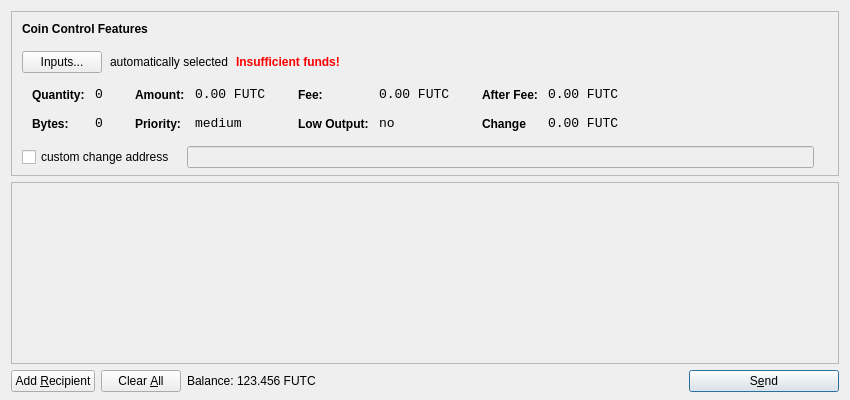
<?xml version="1.0" encoding="UTF-8"?>
<ui version="4.0">
 <class>SendCoinsDialog</class>
 <widget class="QDialog" name="SendCoinsDialog">
  <property name="geometry">
   <rect>
    <x>0</x>
    <y>0</y>
    <width>850</width>
    <height>400</height>
   </rect>
  </property>
  <property name="windowTitle">
   <string>Send Coins</string>
  </property>
  <layout class="QVBoxLayout" name="verticalLayout" stretch="0,1,0">
   <property name="bottomMargin">
    <number>8</number>
   </property>
   <item>
    <widget class="QFrame" name="frameCoinControl">
     <property name="sizePolicy">
      <sizepolicy hsizetype="Expanding" vsizetype="Expanding">
       <horstretch>0</horstretch>
       <verstretch>0</verstretch>
      </sizepolicy>
     </property>
     <property name="maximumSize">
      <size>
       <width>16777215</width>
       <height>16777215</height>
      </size>
     </property>
     <property name="frameShape">
      <enum>QFrame::StyledPanel</enum>
     </property>
     <property name="frameShadow">
      <enum>QFrame::Sunken</enum>
     </property>
     <layout class="QVBoxLayout" name="verticalLayoutCoinControl2">
      <property name="spacing">
       <number>-1</number>
      </property>
      <property name="leftMargin">
       <number>0</number>
      </property>
      <property name="topMargin">
       <number>0</number>
      </property>
      <property name="rightMargin">
       <number>0</number>
      </property>
      <property name="bottomMargin">
       <number>6</number>
      </property>
      <item>
       <layout class="QVBoxLayout" name="verticalLayoutCoinControl" stretch="0,0,0,0,1">
        <property name="spacing">
         <number>0</number>
        </property>
        <property name="leftMargin">
         <number>10</number>
        </property>
        <property name="topMargin">
         <number>10</number>
        </property>
        <item>
         <layout class="QHBoxLayout" name="horizontalLayoutCoinControl1">
          <property name="bottomMargin">
           <number>15</number>
          </property>
          <item>
           <widget class="QLabel" name="labelCoinControlFeatures">
            <property name="sizePolicy">
             <sizepolicy hsizetype="Preferred" vsizetype="Maximum">
              <horstretch>0</horstretch>
              <verstretch>0</verstretch>
             </sizepolicy>
            </property>
            <property name="font">
             <font>
              <weight>75</weight>
              <bold>true</bold>
             </font>
            </property>
            <property name="styleSheet">
             <string notr="true">font-weight:bold;</string>
            </property>
            <property name="text">
             <string>Coin Control Features</string>
            </property>
           </widget>
          </item>
         </layout>
        </item>
        <item>
         <layout class="QHBoxLayout" name="horizontalLayoutCoinControl2" stretch="0,0,0,0">
          <property name="spacing">
           <number>8</number>
          </property>
          <property name="bottomMargin">
           <number>10</number>
          </property>
          <item>
           <widget class="QPushButton" name="pushButtonCoinControl">
            <property name="styleSheet">
             <string notr="true"/>
            </property>
            <property name="text">
             <string>Inputs...</string>
            </property>
           </widget>
          </item>
          <item>
           <widget class="QLabel" name="labelCoinControlAutomaticallySelected">
            <property name="text">
             <string>automatically selected</string>
            </property>
            <property name="margin">
             <number>5</number>
            </property>
           </widget>
          </item>
          <item>
           <widget class="QLabel" name="labelCoinControlInsuffFunds">
            <property name="font">
             <font>
              <weight>75</weight>
              <bold>true</bold>
             </font>
            </property>
            <property name="styleSheet">
             <string notr="true">color:red;font-weight:bold;</string>
            </property>
            <property name="text">
             <string>Insufficient funds!</string>
            </property>
            <property name="margin">
             <number>5</number>
            </property>
           </widget>
          </item>
          <item>
           <spacer name="horizontalSpacerCoinControl">
            <property name="orientation">
             <enum>Qt::Horizontal</enum>
            </property>
            <property name="sizeHint" stdset="0">
             <size>
              <width>40</width>
              <height>1</height>
             </size>
            </property>
           </spacer>
          </item>
         </layout>
        </item>
        <item>
         <widget class="QWidget" name="widgetCoinControl" native="true">
          <property name="sizePolicy">
           <sizepolicy hsizetype="Preferred" vsizetype="Preferred">
            <horstretch>0</horstretch>
            <verstretch>0</verstretch>
           </sizepolicy>
          </property>
          <property name="minimumSize">
           <size>
            <width>0</width>
            <height>0</height>
           </size>
          </property>
          <property name="styleSheet">
           <string notr="true"/>
          </property>
          <layout class="QHBoxLayout" name="horizontalLayoutCoinControl5">
           <property name="margin">
            <number>0</number>
           </property>
           <item>
            <layout class="QHBoxLayout" name="horizontalLayoutCoinControl3" stretch="0,0,0,1">
             <property name="spacing">
              <number>20</number>
             </property>
             <property name="topMargin">
              <number>0</number>
             </property>
             <property name="bottomMargin">
              <number>10</number>
             </property>
             <item>
              <layout class="QFormLayout" name="formLayoutCoinControl1">
               <property name="horizontalSpacing">
                <number>10</number>
               </property>
               <property name="verticalSpacing">
                <number>14</number>
               </property>
               <property name="leftMargin">
                <number>10</number>
               </property>
               <property name="topMargin">
                <number>4</number>
               </property>
               <property name="rightMargin">
                <number>6</number>
               </property>
               <item row="0" column="0">
                <widget class="QLabel" name="labelCoinControlQuantityText">
                 <property name="styleSheet">
                  <string notr="true">font-weight:bold;</string>
                 </property>
                 <property name="text">
                  <string>Quantity:</string>
                 </property>
                 <property name="margin">
                  <number>0</number>
                 </property>
                </widget>
               </item>
               <item row="0" column="1">
                <widget class="QLabel" name="labelCoinControlQuantity">
                 <property name="font">
                  <font>
                   <family>Monospace</family>
                   <pointsize>10</pointsize>
                  </font>
                 </property>
                 <property name="cursor">
                  <cursorShape>IBeamCursor</cursorShape>
                 </property>
                 <property name="contextMenuPolicy">
                  <enum>Qt::ActionsContextMenu</enum>
                 </property>
                 <property name="text">
                  <string>0</string>
                 </property>
                 <property name="margin">
                  <number>0</number>
                 </property>
                 <property name="textInteractionFlags">
                  <set>Qt::LinksAccessibleByMouse|Qt::TextSelectableByKeyboard|Qt::TextSelectableByMouse</set>
                 </property>
                </widget>
               </item>
               <item row="1" column="0">
                <widget class="QLabel" name="labelCoinControlBytesText">
                 <property name="styleSheet">
                  <string notr="true">font-weight:bold;</string>
                 </property>
                 <property name="text">
                  <string>Bytes:</string>
                 </property>
                </widget>
               </item>
               <item row="1" column="1">
                <widget class="QLabel" name="labelCoinControlBytes">
                 <property name="font">
                  <font>
                   <family>Monospace</family>
                   <pointsize>10</pointsize>
                  </font>
                 </property>
                 <property name="cursor">
                  <cursorShape>IBeamCursor</cursorShape>
                 </property>
                 <property name="contextMenuPolicy">
                  <enum>Qt::ActionsContextMenu</enum>
                 </property>
                 <property name="text">
                  <string>0</string>
                 </property>
                 <property name="textInteractionFlags">
                  <set>Qt::LinksAccessibleByMouse|Qt::TextSelectableByKeyboard|Qt::TextSelectableByMouse</set>
                 </property>
                </widget>
               </item>
              </layout>
             </item>
             <item>
              <layout class="QFormLayout" name="formLayoutCoinControl2">
               <property name="horizontalSpacing">
                <number>10</number>
               </property>
               <property name="verticalSpacing">
                <number>14</number>
               </property>
               <property name="leftMargin">
                <number>6</number>
               </property>
               <property name="topMargin">
                <number>4</number>
               </property>
               <property name="rightMargin">
                <number>6</number>
               </property>
               <item row="0" column="0">
                <widget class="QLabel" name="labelCoinControlAmountText">
                 <property name="styleSheet">
                  <string notr="true">font-weight:bold;</string>
                 </property>
                 <property name="text">
                  <string>Amount:</string>
                 </property>
                 <property name="margin">
                  <number>0</number>
                 </property>
                </widget>
               </item>
               <item row="0" column="1">
                <widget class="QLabel" name="labelCoinControlAmount">
                 <property name="font">
                  <font>
                   <family>Monospace</family>
                   <pointsize>10</pointsize>
                  </font>
                 </property>
                 <property name="cursor">
                  <cursorShape>IBeamCursor</cursorShape>
                 </property>
                 <property name="contextMenuPolicy">
                  <enum>Qt::ActionsContextMenu</enum>
                 </property>
                 <property name="text">
                  <string>0.00 FUTC</string>
                 </property>
                 <property name="textInteractionFlags">
                  <set>Qt::LinksAccessibleByMouse|Qt::TextSelectableByKeyboard|Qt::TextSelectableByMouse</set>
                 </property>
                </widget>
               </item>
               <item row="1" column="0">
                <widget class="QLabel" name="labelCoinControlPriorityText">
                 <property name="styleSheet">
                  <string notr="true">font-weight:bold;</string>
                 </property>
                 <property name="text">
                  <string>Priority:</string>
                 </property>
                </widget>
               </item>
               <item row="1" column="1">
                <widget class="QLabel" name="labelCoinControlPriority">
                 <property name="font">
                  <font>
                   <family>Monospace</family>
                   <pointsize>10</pointsize>
                  </font>
                 </property>
                 <property name="cursor">
                  <cursorShape>IBeamCursor</cursorShape>
                 </property>
                 <property name="contextMenuPolicy">
                  <enum>Qt::ActionsContextMenu</enum>
                 </property>
                 <property name="text">
                  <string>medium</string>
                 </property>
                 <property name="textInteractionFlags">
                  <set>Qt::LinksAccessibleByMouse|Qt::TextSelectableByKeyboard|Qt::TextSelectableByMouse</set>
                 </property>
                </widget>
               </item>
              </layout>
             </item>
             <item>
              <layout class="QFormLayout" name="formLayoutCoinControl3">
               <property name="horizontalSpacing">
                <number>10</number>
               </property>
               <property name="verticalSpacing">
                <number>14</number>
               </property>
               <property name="leftMargin">
                <number>6</number>
               </property>
               <property name="topMargin">
                <number>4</number>
               </property>
               <property name="rightMargin">
                <number>6</number>
               </property>
               <item row="0" column="0">
                <widget class="QLabel" name="labelCoinControlFeeText">
                 <property name="styleSheet">
                  <string notr="true">font-weight:bold;</string>
                 </property>
                 <property name="text">
                  <string>Fee:</string>
                 </property>
                 <property name="margin">
                  <number>0</number>
                 </property>
                </widget>
               </item>
               <item row="0" column="1">
                <widget class="QLabel" name="labelCoinControlFee">
                 <property name="font">
                  <font>
                   <family>Monospace</family>
                   <pointsize>10</pointsize>
                  </font>
                 </property>
                 <property name="cursor">
                  <cursorShape>IBeamCursor</cursorShape>
                 </property>
                 <property name="contextMenuPolicy">
                  <enum>Qt::ActionsContextMenu</enum>
                 </property>
                 <property name="text">
                  <string>0.00 FUTC</string>
                 </property>
                 <property name="textInteractionFlags">
                  <set>Qt::LinksAccessibleByMouse|Qt::TextSelectableByKeyboard|Qt::TextSelectableByMouse</set>
                 </property>
                </widget>
               </item>
               <item row="1" column="0">
                <widget class="QLabel" name="labelCoinControlLowOutputText">
                 <property name="styleSheet">
                  <string notr="true">font-weight:bold;</string>
                 </property>
                 <property name="text">
                  <string>Low Output:</string>
                 </property>
                </widget>
               </item>
               <item row="1" column="1">
                <widget class="QLabel" name="labelCoinControlLowOutput">
                 <property name="font">
                  <font>
                   <family>Monospace</family>
                   <pointsize>10</pointsize>
                  </font>
                 </property>
                 <property name="cursor">
                  <cursorShape>IBeamCursor</cursorShape>
                 </property>
                 <property name="contextMenuPolicy">
                  <enum>Qt::ActionsContextMenu</enum>
                 </property>
                 <property name="text">
                  <string>no</string>
                 </property>
                 <property name="textInteractionFlags">
                  <set>Qt::LinksAccessibleByMouse|Qt::TextSelectableByKeyboard|Qt::TextSelectableByMouse</set>
                 </property>
                </widget>
               </item>
              </layout>
             </item>
             <item>
              <layout class="QFormLayout" name="formLayoutCoinControl4">
               <property name="horizontalSpacing">
                <number>10</number>
               </property>
               <property name="verticalSpacing">
                <number>14</number>
               </property>
               <property name="leftMargin">
                <number>6</number>
               </property>
               <property name="topMargin">
                <number>4</number>
               </property>
               <property name="rightMargin">
                <number>6</number>
               </property>
               <item row="0" column="0">
                <widget class="QLabel" name="labelCoinControlAfterFeeText">
                 <property name="styleSheet">
                  <string notr="true">font-weight:bold;</string>
                 </property>
                 <property name="text">
                  <string>After Fee:</string>
                 </property>
                 <property name="margin">
                  <number>0</number>
                 </property>
                </widget>
               </item>
               <item row="0" column="1">
                <widget class="QLabel" name="labelCoinControlAfterFee">
                 <property name="font">
                  <font>
                   <family>Monospace</family>
                   <pointsize>10</pointsize>
                  </font>
                 </property>
                 <property name="cursor">
                  <cursorShape>IBeamCursor</cursorShape>
                 </property>
                 <property name="contextMenuPolicy">
                  <enum>Qt::ActionsContextMenu</enum>
                 </property>
                 <property name="text">
                  <string>0.00 FUTC</string>
                 </property>
                 <property name="textInteractionFlags">
                  <set>Qt::LinksAccessibleByMouse|Qt::TextSelectableByKeyboard|Qt::TextSelectableByMouse</set>
                 </property>
                </widget>
               </item>
               <item row="1" column="0">
                <widget class="QLabel" name="labelCoinControlChangeText">
                 <property name="styleSheet">
                  <string notr="true">font-weight:bold;</string>
                 </property>
                 <property name="text">
                  <string>Change</string>
                 </property>
                </widget>
               </item>
               <item row="1" column="1">
                <widget class="QLabel" name="labelCoinControlChange">
                 <property name="font">
                  <font>
                   <family>Monospace</family>
                   <pointsize>10</pointsize>
                  </font>
                 </property>
                 <property name="cursor">
                  <cursorShape>IBeamCursor</cursorShape>
                 </property>
                 <property name="contextMenuPolicy">
                  <enum>Qt::ActionsContextMenu</enum>
                 </property>
                 <property name="text">
                  <string>0.00 FUTC</string>
                 </property>
                 <property name="textInteractionFlags">
                  <set>Qt::LinksAccessibleByMouse|Qt::TextSelectableByKeyboard|Qt::TextSelectableByMouse</set>
                 </property>
                </widget>
               </item>
              </layout>
             </item>
            </layout>
           </item>
          </layout>
         </widget>
        </item>
        <item>
         <layout class="QHBoxLayout" name="horizontalLayoutCoinControl4" stretch="0,0,0">
          <property name="spacing">
           <number>12</number>
          </property>
          <property name="sizeConstraint">
           <enum>QLayout::SetDefaultConstraint</enum>
          </property>
          <property name="topMargin">
           <number>5</number>
          </property>
          <property name="rightMargin">
           <number>5</number>
          </property>
          <item>
           <widget class="QCheckBox" name="checkBoxCoinControlChange">
            <property name="text">
             <string>custom change address</string>
            </property>
           </widget>
          </item>
          <item>
           <widget class="QLineEdit" name="lineEditCoinControlChange">
            <property name="enabled">
             <bool>false</bool>
            </property>
            <property name="sizePolicy">
             <sizepolicy hsizetype="Expanding" vsizetype="Fixed">
              <horstretch>0</horstretch>
              <verstretch>0</verstretch>
             </sizepolicy>
            </property>
           </widget>
          </item>
          <item>
           <widget class="QLabel" name="labelCoinControlChangeLabel">
            <property name="sizePolicy">
             <sizepolicy hsizetype="Preferred" vsizetype="Expanding">
              <horstretch>0</horstretch>
              <verstretch>0</verstretch>
             </sizepolicy>
            </property>
            <property name="minimumSize">
             <size>
              <width>0</width>
              <height>0</height>
             </size>
            </property>
            <property name="text">
             <string/>
            </property>
            <property name="margin">
             <number>3</number>
            </property>
           </widget>
          </item>
         </layout>
        </item>
        <item>
         <spacer name="verticalSpacerCoinControl">
          <property name="orientation">
           <enum>Qt::Vertical</enum>
          </property>
          <property name="sizeHint" stdset="0">
           <size>
            <width>800</width>
            <height>1</height>
           </size>
          </property>
         </spacer>
        </item>
       </layout>
      </item>
     </layout>
    </widget>
   </item>
   <item>
    <widget class="QScrollArea" name="scrollArea">
     <property name="widgetResizable">
      <bool>true</bool>
     </property>
     <widget class="QWidget" name="scrollAreaWidgetContents">
      <property name="geometry">
       <rect>
        <x>0</x>
        <y>0</y>
        <width>830</width>
        <height>165</height>
       </rect>
      </property>
      <layout class="QVBoxLayout" name="verticalLayout_2">
       <property name="margin">
        <number>0</number>
       </property>
       <item>
        <layout class="QVBoxLayout" name="entries">
         <property name="spacing">
          <number>6</number>
         </property>
        </layout>
       </item>
       <item>
        <spacer name="verticalSpacer">
         <property name="orientation">
          <enum>Qt::Vertical</enum>
         </property>
         <property name="sizeHint" stdset="0">
          <size>
           <width>20</width>
           <height>40</height>
          </size>
         </property>
        </spacer>
       </item>
      </layout>
     </widget>
    </widget>
   </item>
   <item>
    <layout class="QHBoxLayout" name="horizontalLayout">
     <item>
      <widget class="QPushButton" name="addButton">
       <property name="toolTip">
        <string>Send to multiple recipients at once</string>
       </property>
       <property name="text">
        <string>Add &amp;Recipient</string>
       </property>
       <property name="icon">
        <iconset resource="../bitcoin.qrc">
         <normaloff>:/icons/add</normaloff>:/icons/add</iconset>
       </property>
       <property name="autoDefault">
        <bool>false</bool>
       </property>
      </widget>
     </item>
     <item>
      <widget class="QPushButton" name="clearButton">
       <property name="sizePolicy">
        <sizepolicy hsizetype="Minimum" vsizetype="Fixed">
         <horstretch>0</horstretch>
         <verstretch>0</verstretch>
        </sizepolicy>
       </property>
       <property name="toolTip">
        <string>Remove all transaction fields</string>
       </property>
       <property name="text">
        <string>Clear &amp;All</string>
       </property>
       <property name="icon">
        <iconset resource="../bitcoin.qrc">
         <normaloff>:/icons/remove</normaloff>:/icons/remove</iconset>
       </property>
       <property name="autoRepeatDelay">
        <number>300</number>
       </property>
       <property name="autoDefault">
        <bool>false</bool>
       </property>
      </widget>
     </item>
     <item>
      <layout class="QHBoxLayout" name="horizontalLayout_2">
       <property name="spacing">
        <number>3</number>
       </property>
       <item>
        <widget class="QLabel" name="label">
         <property name="sizePolicy">
          <sizepolicy hsizetype="Preferred" vsizetype="Fixed">
           <horstretch>0</horstretch>
           <verstretch>0</verstretch>
          </sizepolicy>
         </property>
         <property name="text">
          <string>Balance:</string>
         </property>
        </widget>
       </item>
       <item>
        <widget class="QLabel" name="labelBalance">
         <property name="sizePolicy">
          <sizepolicy hsizetype="Preferred" vsizetype="Fixed">
           <horstretch>0</horstretch>
           <verstretch>0</verstretch>
          </sizepolicy>
         </property>
         <property name="cursor">
          <cursorShape>IBeamCursor</cursorShape>
         </property>
         <property name="text">
          <string>123.456 FUTC</string>
         </property>
         <property name="textInteractionFlags">
          <set>Qt::LinksAccessibleByMouse|Qt::TextSelectableByKeyboard|Qt::TextSelectableByMouse</set>
         </property>
        </widget>
       </item>
      </layout>
     </item>
     <item>
      <spacer name="horizontalSpacer">
       <property name="orientation">
        <enum>Qt::Horizontal</enum>
       </property>
       <property name="sizeHint" stdset="0">
        <size>
         <width>40</width>
         <height>20</height>
        </size>
       </property>
      </spacer>
     </item>
     <item>
      <widget class="QPushButton" name="sendButton">
       <property name="minimumSize">
        <size>
         <width>150</width>
         <height>0</height>
        </size>
       </property>
       <property name="toolTip">
        <string>Confirm the send action</string>
       </property>
       <property name="text">
        <string>S&amp;end</string>
       </property>
       <property name="icon">
        <iconset resource="../bitcoin.qrc">
         <normaloff>:/icons/send</normaloff>:/icons/send</iconset>
       </property>
       <property name="default">
        <bool>true</bool>
       </property>
      </widget>
     </item>
    </layout>
   </item>
  </layout>
 </widget>
 <resources>
  <include location="../bitcoin.qrc"/>
 </resources>
 <connections/>
</ui>
